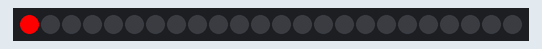
A sketch run on a simulated Arduino Uno, built with avr-gcc and run on an emulated ATmega328P. On the bench: 24 RGB LEDs in strip order, left to right.

Above: at 0.01 s.
At 0.62 s:
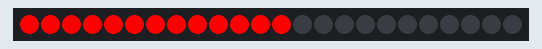
At 1.22 s:
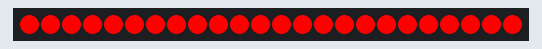
At 1.69 s:
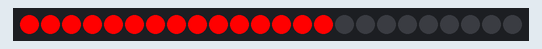
At 2.31 s:
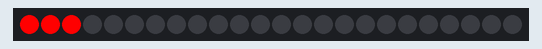

The sketch:

sketch_feb22a.ino
```cpp
#include <Adafruit_NeoPixel.h>
#ifdef __AVR__
  #include <avr/power.h>
#endif

#define PIN 3
#define NUM_LEDS 24

Adafruit_NeoPixel strip = Adafruit_NeoPixel(NUM_LEDS, PIN, NEO_GRB + NEO_KHZ800);

void setup() {
  strip.begin();
  strip.show(); // Initialize all pixels to 'off'
}

void loop() {
  colorWipe(strip.Color(255, 0, 0), 50); // Red
  colorWipe2(strip.Color(0, 255, 0), 50);
}

// Fill the dots one after the other with a color
void colorWipe(uint32_t c, uint8_t wait) {
  for(uint16_t i=0; i<strip.numPixels(); i++) {
    strip.setPixelColor(i, c);
    strip.show();
    delay(wait);
  }

    for(uint16_t k=strip.numPixels() ; k >= 0 ; k-- ) {
    strip.setPixelColor(k, 0,0,0);
    strip.show();
    delay(wait);
  }
}

void colorWipe2(uint32_t c, uint8_t wait) {
  for( uint16_t i=0; i<NUM_LEDS; i++) {
    strip.setPixelColor(i, c);
    strip.show();
    delay(wait);
  }

  for( uint16_t i=NUM_LEDS; i>0; i--) {
    strip.setPixelColor(i, 0, 0, 0);
    strip.show();
    delay(wait);
  }

}
```
